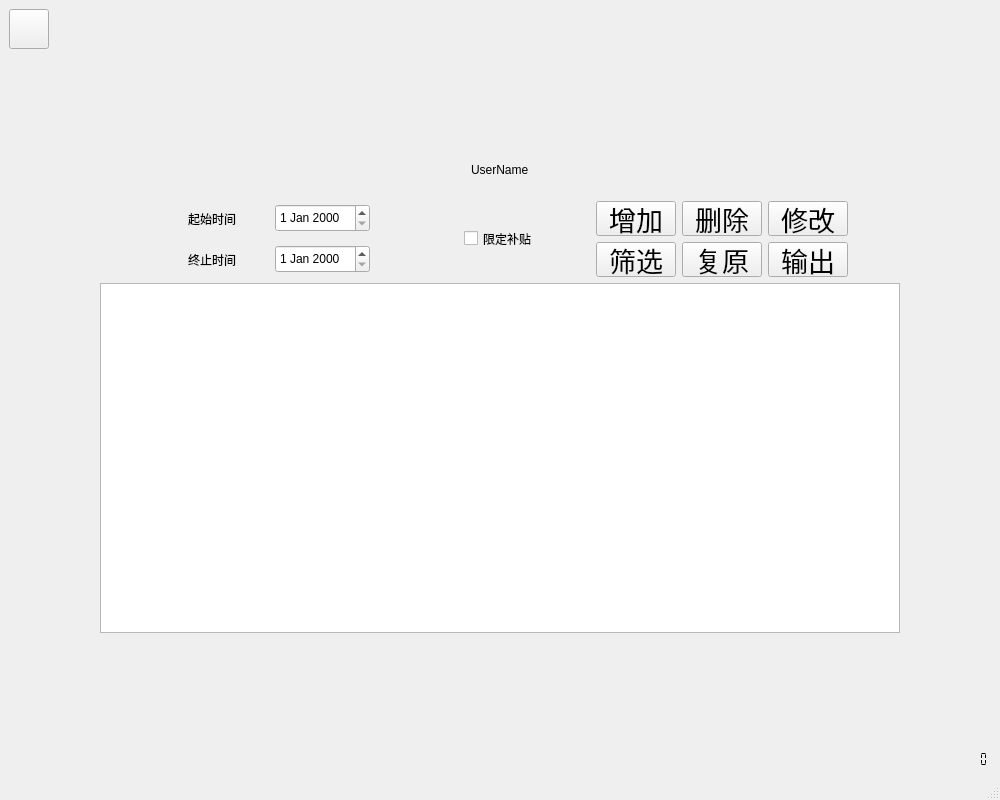
<?xml version="1.0" encoding="UTF-8"?>
<ui version="4.0">
 <class>AdministratorSCWindow</class>
 <widget class="QMainWindow" name="AdministratorSCWindow">
  <property name="geometry">
   <rect>
    <x>0</x>
    <y>0</y>
    <width>1000</width>
    <height>800</height>
   </rect>
  </property>
  <property name="minimumSize">
   <size>
    <width>1000</width>
    <height>800</height>
   </size>
  </property>
  <property name="windowTitle">
   <string>MainWindow</string>
  </property>
  <widget class="QWidget" name="centralwidget">
   <layout class="QGridLayout" name="gridLayout_3">
    <item row="0" column="0">
     <layout class="QVBoxLayout" name="verticalLayout">
      <item>
       <layout class="QHBoxLayout" name="horizontalLayout_4">
        <item>
         <widget class="QPushButton" name="BackButton">
          <property name="minimumSize">
           <size>
            <width>40</width>
            <height>40</height>
           </size>
          </property>
          <property name="maximumSize">
           <size>
            <width>40</width>
            <height>40</height>
           </size>
          </property>
          <property name="styleSheet">
           <string notr="true">font: 36pt &quot;.SF NS Text&quot;;</string>
          </property>
          <property name="text">
           <string/>
          </property>
          <property name="icon">
           <iconset>
            <normaloff>../../Downloads/返回.png</normaloff>../../Downloads/返回.png</iconset>
          </property>
         </widget>
        </item>
        <item>
         <spacer name="horizontalSpacer_7">
          <property name="orientation">
           <enum>Qt::Horizontal</enum>
          </property>
          <property name="sizeHint" stdset="0">
           <size>
            <width>40</width>
            <height>20</height>
           </size>
          </property>
         </spacer>
        </item>
       </layout>
      </item>
      <item>
       <spacer name="verticalSpacer">
        <property name="orientation">
         <enum>Qt::Vertical</enum>
        </property>
        <property name="sizeHint" stdset="0">
         <size>
          <width>20</width>
          <height>40</height>
         </size>
        </property>
       </spacer>
      </item>
     </layout>
    </item>
    <item row="0" column="1">
     <spacer name="verticalSpacer_3">
      <property name="orientation">
       <enum>Qt::Vertical</enum>
      </property>
      <property name="sizeHint" stdset="0">
       <size>
        <width>20</width>
        <height>96</height>
       </size>
      </property>
     </spacer>
    </item>
    <item row="1" column="0" colspan="4">
     <layout class="QHBoxLayout" name="horizontalLayout_9">
      <item>
       <spacer name="horizontalSpacer_13">
        <property name="orientation">
         <enum>Qt::Horizontal</enum>
        </property>
        <property name="sizeHint" stdset="0">
         <size>
          <width>40</width>
          <height>20</height>
         </size>
        </property>
       </spacer>
      </item>
      <item>
       <layout class="QGridLayout" name="gridLayout_2">
        <item row="0" column="0">
         <layout class="QHBoxLayout" name="horizontalLayout">
          <item>
           <spacer name="horizontalSpacer">
            <property name="orientation">
             <enum>Qt::Horizontal</enum>
            </property>
            <property name="sizeHint" stdset="0">
             <size>
              <width>40</width>
              <height>20</height>
             </size>
            </property>
           </spacer>
          </item>
          <item>
           <widget class="QLabel" name="UserName">
            <property name="minimumSize">
             <size>
              <width>0</width>
              <height>50</height>
             </size>
            </property>
            <property name="maximumSize">
             <size>
              <width>16777215</width>
              <height>50</height>
             </size>
            </property>
            <property name="styleSheet">
             <string notr="true">font: 36pt &quot;.SF NS Text&quot;;</string>
            </property>
            <property name="text">
             <string>UserName</string>
            </property>
           </widget>
          </item>
          <item>
           <spacer name="horizontalSpacer_2">
            <property name="orientation">
             <enum>Qt::Horizontal</enum>
            </property>
            <property name="sizeHint" stdset="0">
             <size>
              <width>40</width>
              <height>20</height>
             </size>
            </property>
           </spacer>
          </item>
         </layout>
        </item>
        <item row="1" column="0">
         <layout class="QGridLayout" name="gridLayout">
          <item row="2" column="2">
           <layout class="QHBoxLayout" name="horizontalLayout_8">
            <item>
             <spacer name="horizontalSpacer_11">
              <property name="orientation">
               <enum>Qt::Horizontal</enum>
              </property>
              <property name="sizeHint" stdset="0">
               <size>
                <width>40</width>
                <height>20</height>
               </size>
              </property>
             </spacer>
            </item>
            <item>
             <widget class="QPushButton" name="FilterButton">
              <property name="minimumSize">
               <size>
                <width>0</width>
                <height>35</height>
               </size>
              </property>
              <property name="maximumSize">
               <size>
                <width>16777215</width>
                <height>35</height>
               </size>
              </property>
              <property name="font">
               <font>
                <family>.SF NS Text</family>
                <pointsize>20</pointsize>
                <weight>50</weight>
                <italic>false</italic>
                <bold>false</bold>
               </font>
              </property>
              <property name="styleSheet">
               <string notr="true">font: 20pt &quot;.SF NS Text&quot;;</string>
              </property>
              <property name="text">
               <string>筛选</string>
              </property>
             </widget>
            </item>
            <item>
             <widget class="QPushButton" name="resetButton">
              <property name="minimumSize">
               <size>
                <width>0</width>
                <height>35</height>
               </size>
              </property>
              <property name="maximumSize">
               <size>
                <width>16777215</width>
                <height>35</height>
               </size>
              </property>
              <property name="font">
               <font>
                <family>.SF NS Text</family>
                <pointsize>20</pointsize>
                <weight>50</weight>
                <italic>false</italic>
                <bold>false</bold>
               </font>
              </property>
              <property name="styleSheet">
               <string notr="true">font: 20pt &quot;.SF NS Text&quot;;</string>
              </property>
              <property name="text">
               <string>复原</string>
              </property>
             </widget>
            </item>
            <item>
             <widget class="QPushButton" name="ExportButton">
              <property name="minimumSize">
               <size>
                <width>0</width>
                <height>35</height>
               </size>
              </property>
              <property name="maximumSize">
               <size>
                <width>16777215</width>
                <height>35</height>
               </size>
              </property>
              <property name="font">
               <font>
                <family>.SF NS Text</family>
                <pointsize>20</pointsize>
                <weight>50</weight>
                <italic>false</italic>
                <bold>false</bold>
               </font>
              </property>
              <property name="styleSheet">
               <string notr="true">font: 20pt &quot;.SF NS Text&quot;;</string>
              </property>
              <property name="text">
               <string>输出</string>
              </property>
             </widget>
            </item>
            <item>
             <spacer name="horizontalSpacer_12">
              <property name="orientation">
               <enum>Qt::Horizontal</enum>
              </property>
              <property name="sizeHint" stdset="0">
               <size>
                <width>40</width>
                <height>20</height>
               </size>
              </property>
             </spacer>
            </item>
           </layout>
          </item>
          <item row="1" column="2">
           <layout class="QHBoxLayout" name="horizontalLayout_7">
            <item>
             <spacer name="horizontalSpacer_15">
              <property name="orientation">
               <enum>Qt::Horizontal</enum>
              </property>
              <property name="sizeHint" stdset="0">
               <size>
                <width>40</width>
                <height>20</height>
               </size>
              </property>
             </spacer>
            </item>
            <item>
             <widget class="QPushButton" name="InsertButton">
              <property name="minimumSize">
               <size>
                <width>0</width>
                <height>35</height>
               </size>
              </property>
              <property name="maximumSize">
               <size>
                <width>16777215</width>
                <height>35</height>
               </size>
              </property>
              <property name="font">
               <font>
                <family>.SF NS Text</family>
                <pointsize>20</pointsize>
                <weight>50</weight>
                <italic>false</italic>
                <bold>false</bold>
               </font>
              </property>
              <property name="styleSheet">
               <string notr="true">font: 20pt &quot;.SF NS Text&quot;;</string>
              </property>
              <property name="text">
               <string>增加</string>
              </property>
             </widget>
            </item>
            <item>
             <widget class="QPushButton" name="DeleteButton">
              <property name="minimumSize">
               <size>
                <width>0</width>
                <height>35</height>
               </size>
              </property>
              <property name="maximumSize">
               <size>
                <width>16777215</width>
                <height>35</height>
               </size>
              </property>
              <property name="font">
               <font>
                <family>.SF NS Text</family>
                <pointsize>20</pointsize>
                <weight>50</weight>
                <italic>false</italic>
                <bold>false</bold>
               </font>
              </property>
              <property name="styleSheet">
               <string notr="true">font: 20pt &quot;.SF NS Text&quot;;</string>
              </property>
              <property name="text">
               <string>删除</string>
              </property>
             </widget>
            </item>
            <item>
             <widget class="QPushButton" name="AlterButton">
              <property name="minimumSize">
               <size>
                <width>0</width>
                <height>35</height>
               </size>
              </property>
              <property name="maximumSize">
               <size>
                <width>16777215</width>
                <height>35</height>
               </size>
              </property>
              <property name="font">
               <font>
                <family>.SF NS Text</family>
                <pointsize>20</pointsize>
                <weight>50</weight>
                <italic>false</italic>
                <bold>false</bold>
               </font>
              </property>
              <property name="styleSheet">
               <string notr="true">font: 20pt &quot;.SF NS Text&quot;;</string>
              </property>
              <property name="text">
               <string>修改</string>
              </property>
             </widget>
            </item>
            <item>
             <spacer name="horizontalSpacer_16">
              <property name="orientation">
               <enum>Qt::Horizontal</enum>
              </property>
              <property name="sizeHint" stdset="0">
               <size>
                <width>40</width>
                <height>20</height>
               </size>
              </property>
             </spacer>
            </item>
           </layout>
          </item>
          <item row="2" column="0">
           <layout class="QHBoxLayout" name="horizontalLayout_6">
            <item>
             <spacer name="horizontalSpacer_5">
              <property name="orientation">
               <enum>Qt::Horizontal</enum>
              </property>
              <property name="sizeHint" stdset="0">
               <size>
                <width>40</width>
                <height>20</height>
               </size>
              </property>
             </spacer>
            </item>
            <item>
             <widget class="QLabel" name="FinishLabel">
              <property name="minimumSize">
               <size>
                <width>81</width>
                <height>28</height>
               </size>
              </property>
              <property name="styleSheet">
               <string notr="true">font: 20pt &quot;.SF NS Text&quot;;</string>
              </property>
              <property name="text">
               <string>终止时间</string>
              </property>
             </widget>
            </item>
            <item>
             <widget class="QDateEdit" name="FinishDateEdit">
              <property name="minimumSize">
               <size>
                <width>0</width>
                <height>28</height>
               </size>
              </property>
              <property name="maximumSize">
               <size>
                <width>16777215</width>
                <height>28</height>
               </size>
              </property>
             </widget>
            </item>
            <item>
             <spacer name="horizontalSpacer_6">
              <property name="orientation">
               <enum>Qt::Horizontal</enum>
              </property>
              <property name="sizeHint" stdset="0">
               <size>
                <width>40</width>
                <height>20</height>
               </size>
              </property>
             </spacer>
            </item>
           </layout>
          </item>
          <item row="1" column="0">
           <layout class="QHBoxLayout" name="horizontalLayout_3">
            <item>
             <spacer name="horizontalSpacer_3">
              <property name="orientation">
               <enum>Qt::Horizontal</enum>
              </property>
              <property name="sizeHint" stdset="0">
               <size>
                <width>40</width>
                <height>20</height>
               </size>
              </property>
             </spacer>
            </item>
            <item>
             <widget class="QLabel" name="StartLabel">
              <property name="minimumSize">
               <size>
                <width>81</width>
                <height>28</height>
               </size>
              </property>
              <property name="styleSheet">
               <string notr="true">font: 20pt &quot;.SF NS Text&quot;;</string>
              </property>
              <property name="text">
               <string>起始时间</string>
              </property>
             </widget>
            </item>
            <item>
             <widget class="QDateEdit" name="StartDateEdit">
              <property name="minimumSize">
               <size>
                <width>0</width>
                <height>28</height>
               </size>
              </property>
              <property name="maximumSize">
               <size>
                <width>16777215</width>
                <height>28</height>
               </size>
              </property>
             </widget>
            </item>
            <item>
             <spacer name="horizontalSpacer_4">
              <property name="orientation">
               <enum>Qt::Horizontal</enum>
              </property>
              <property name="sizeHint" stdset="0">
               <size>
                <width>40</width>
                <height>20</height>
               </size>
              </property>
             </spacer>
            </item>
           </layout>
          </item>
          <item row="3" column="0" colspan="3">
           <widget class="QTableWidget" name="tableWidget">
            <property name="minimumSize">
             <size>
              <width>800</width>
              <height>350</height>
             </size>
            </property>
            <property name="maximumSize">
             <size>
              <width>800</width>
              <height>350</height>
             </size>
            </property>
            <attribute name="verticalHeaderVisible">
             <bool>false</bool>
            </attribute>
           </widget>
          </item>
          <item row="1" column="1" rowspan="2">
           <widget class="QCheckBox" name="CheckForSubsidy">
            <property name="minimumSize">
             <size>
              <width>0</width>
              <height>35</height>
             </size>
            </property>
            <property name="styleSheet">
             <string notr="true">font: 24pt &quot;.SF NS Text&quot;;</string>
            </property>
            <property name="text">
             <string>限定补贴</string>
            </property>
           </widget>
          </item>
         </layout>
        </item>
       </layout>
      </item>
      <item>
       <spacer name="horizontalSpacer_14">
        <property name="orientation">
         <enum>Qt::Horizontal</enum>
        </property>
        <property name="sizeHint" stdset="0">
         <size>
          <width>40</width>
          <height>20</height>
         </size>
        </property>
       </spacer>
      </item>
     </layout>
    </item>
    <item row="2" column="2">
     <spacer name="verticalSpacer_4">
      <property name="orientation">
       <enum>Qt::Vertical</enum>
      </property>
      <property name="sizeHint" stdset="0">
       <size>
        <width>20</width>
        <height>96</height>
       </size>
      </property>
     </spacer>
    </item>
    <item row="2" column="3">
     <layout class="QVBoxLayout" name="verticalLayout_2">
      <item>
       <spacer name="verticalSpacer_2">
        <property name="orientation">
         <enum>Qt::Vertical</enum>
        </property>
        <property name="sizeHint" stdset="0">
         <size>
          <width>20</width>
          <height>40</height>
         </size>
        </property>
       </spacer>
      </item>
      <item>
       <layout class="QHBoxLayout" name="horizontalLayout_5">
        <item>
         <spacer name="horizontalSpacer_8">
          <property name="orientation">
           <enum>Qt::Horizontal</enum>
          </property>
          <property name="sizeHint" stdset="0">
           <size>
            <width>40</width>
            <height>20</height>
           </size>
          </property>
         </spacer>
        </item>
        <item>
         <widget class="QLCDNumber" name="Time">
          <property name="minimumSize">
           <size>
            <width>140</width>
            <height>20</height>
           </size>
          </property>
          <property name="maximumSize">
           <size>
            <width>140</width>
            <height>20</height>
           </size>
          </property>
          <property name="styleSheet">
           <string notr="true">font: 13pt &quot;Arial&quot;;</string>
          </property>
          <property name="frameShape">
           <enum>QFrame::NoFrame</enum>
          </property>
          <property name="digitCount">
           <number>19</number>
          </property>
          <property name="segmentStyle">
           <enum>QLCDNumber::Flat</enum>
          </property>
         </widget>
        </item>
       </layout>
      </item>
     </layout>
    </item>
   </layout>
  </widget>
  <widget class="QMenuBar" name="menubar">
   <property name="geometry">
    <rect>
     <x>0</x>
     <y>0</y>
     <width>1000</width>
     <height>26</height>
    </rect>
   </property>
  </widget>
  <widget class="QStatusBar" name="statusbar"/>
 </widget>
 <resources/>
 <connections/>
</ui>
